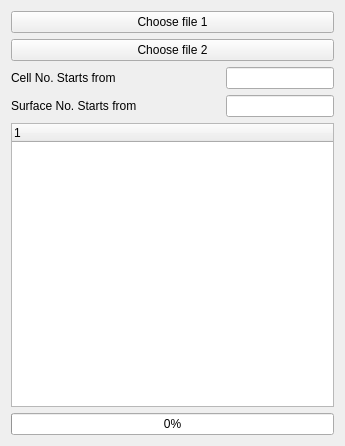
<?xml version="1.0" encoding="UTF-8"?>
<ui version="4.0">
 <class>TaskPanel</class>
 <widget class="QWidget" name="TaskPanel">
  <property name="geometry">
   <rect>
    <x>0</x>
    <y>0</y>
    <width>345</width>
    <height>446</height>
   </rect>
  </property>
  <property name="windowTitle">
   <string>Merge Files</string>
  </property>
  <layout class="QGridLayout" name="gridLayout_2">
   <item row="0" column="0">
    <layout class="QVBoxLayout" name="verticalLayout_3" stretch="0,0,5">
     <item>
      <layout class="QVBoxLayout" name="verticalLayout_2">
       <item>
        <widget class="QPushButton" name="BnFile_1">
         <property name="text">
          <string>Choose file 1</string>
         </property>
        </widget>
       </item>
       <item>
        <widget class="QPushButton" name="BnFile_2">
         <property name="text">
          <string>Choose file 2</string>
         </property>
        </widget>
       </item>
      </layout>
     </item>
     <item>
      <layout class="QGridLayout" name="gridLayout" columnstretch="1,0,0">
       <item row="0" column="1">
        <spacer name="horizontalSpacer">
         <property name="orientation">
          <enum>Qt::Horizontal</enum>
         </property>
         <property name="sizeType">
          <enum>QSizePolicy::Fixed</enum>
         </property>
         <property name="sizeHint" stdset="0">
          <size>
           <width>20</width>
           <height>20</height>
          </size>
         </property>
        </spacer>
       </item>
       <item row="0" column="2">
        <widget class="QLineEdit" name="lineEdit_StartNo">
         <property name="sizePolicy">
          <sizepolicy hsizetype="Preferred" vsizetype="Preferred">
           <horstretch>0</horstretch>
           <verstretch>0</verstretch>
          </sizepolicy>
         </property>
        </widget>
       </item>
       <item row="1" column="2">
        <widget class="QLineEdit" name="lineEdit_StartSurf">
         <property name="sizePolicy">
          <sizepolicy hsizetype="Preferred" vsizetype="Preferred">
           <horstretch>0</horstretch>
           <verstretch>0</verstretch>
          </sizepolicy>
         </property>
        </widget>
       </item>
       <item row="1" column="1">
        <spacer name="horizontalSpacer_2">
         <property name="orientation">
          <enum>Qt::Horizontal</enum>
         </property>
         <property name="sizeType">
          <enum>QSizePolicy::Fixed</enum>
         </property>
         <property name="sizeHint" stdset="0">
          <size>
           <width>20</width>
           <height>20</height>
          </size>
         </property>
        </spacer>
       </item>
       <item row="0" column="0">
        <widget class="QLabel" name="label_StartCell">
         <property name="text">
          <string>Cell No. Starts from</string>
         </property>
        </widget>
       </item>
       <item row="1" column="0">
        <widget class="QLabel" name="label_StartSurf">
         <property name="text">
          <string>Surface No. Starts from</string>
         </property>
        </widget>
       </item>
      </layout>
     </item>
     <item>
      <layout class="QVBoxLayout" name="verticalLayout" stretch="0,0">
       <item>
        <widget class="QTreeWidget" name="tree">
         <property name="sizePolicy">
          <sizepolicy hsizetype="Preferred" vsizetype="Preferred">
           <horstretch>0</horstretch>
           <verstretch>0</verstretch>
          </sizepolicy>
         </property>
         <property name="minimumSize">
          <size>
           <width>0</width>
           <height>250</height>
          </size>
         </property>
         <property name="columnCount">
          <number>1</number>
         </property>
         <column>
          <property name="text">
           <string notr="true">1</string>
          </property>
         </column>
        </widget>
       </item>
       <item>
        <widget class="QProgressBar" name="progressBar">
         <property name="value">
          <number>0</number>
         </property>
        </widget>
       </item>
      </layout>
     </item>
    </layout>
   </item>
  </layout>
 </widget>
 <resources/>
 <connections/>
</ui>
